Frame 1 (no input): blank canvas, image omitted
Frame 60 (no input): blank canvas, image omitted
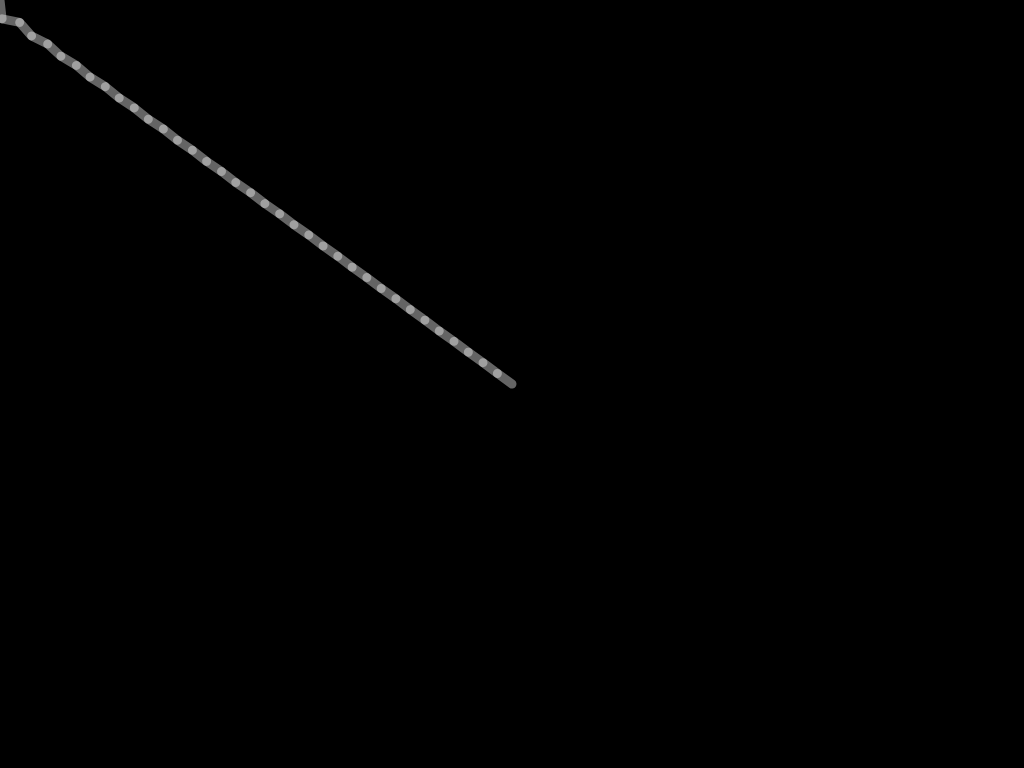
Frame 120 (the mouse pressed at the canvas centre since frame 60)

The p5.js sketch whose frames 1 and 60 were blank and that drew this single picture after the mouse press (run headless with seeded random() and noise() and a simulated clock; from frame 60 on, the mouse is pressed at the canvas centre):

// p5.js sketch
// ── sketch.js
var x = [];
var y = [];
var segNum = 36;
var segLength = 18;

for (var i = 0; i < segNum; i++)
{
  x[i] = 0;
  y[i] = 0;
}

function setup()
{
  createCanvas(1024, 768);
  strokeWeight(9);
  stroke(255, 100);
}

function draw()
{
  background(0);
  dragSegment(0, mouseX, mouseY);
  for(var i = 0; i < x.length-1; i++)
  {
    dragSegment(i+1, x[i], y[i]);
  }
}

function dragSegment(i, xin, yin)
{
  var dx = xin - x[i];
  var dy = yin - y[i];
  var angle = atan2(dy, dx);
  x[i] = xin - cos(angle) * segLength;
  y[i] = yin - sin(angle) * segLength;
  segment(x[i], y[i], angle);
}

function segment(x, y, a)
{
  push();
  translate(x,y);
  rotate(a);
  line(0, 0, segLength, 0);
  pop();
}
